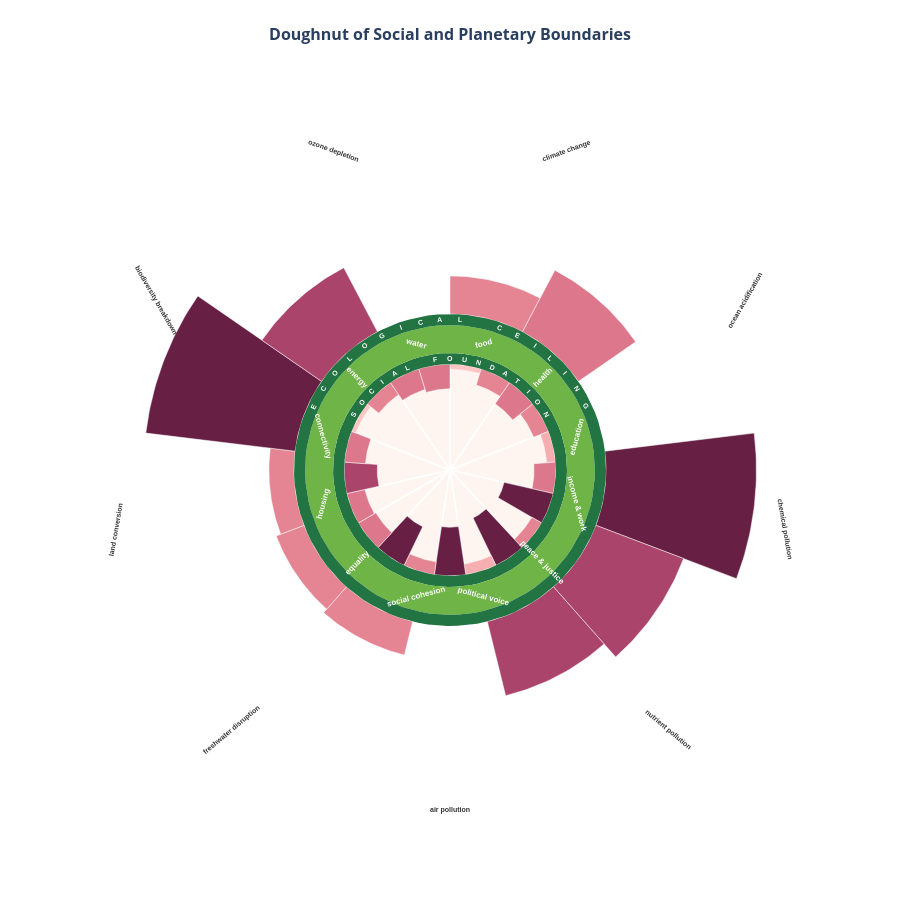

Notebook cell for this chart:
### Markdown cell above
* Let's see what we built and export it as an svg file too.

### Code cell
fig.update_layout(
    xaxis=dict(visible=False, range=[-1.4, 1.4], scaleanchor='y', scaleratio=1),
    yaxis=dict(visible=False, range=[-1.4, 1.4]),
    width=900, height=900,
    plot_bgcolor='white', paper_bgcolor='white',
    showlegend=False,
    title=dict(text='<b>Doughnut of Social and Planetary Boundaries</b>', x=0.5, font=dict(size=16)),
    margin=dict(t=80, b=40, l=40, r=40),
    hoverlabel=dict(bgcolor="white", font_size=12, font_family="Arial")
)

fig.show()
fig.write_image("outputs/8-doughnut.svg")
